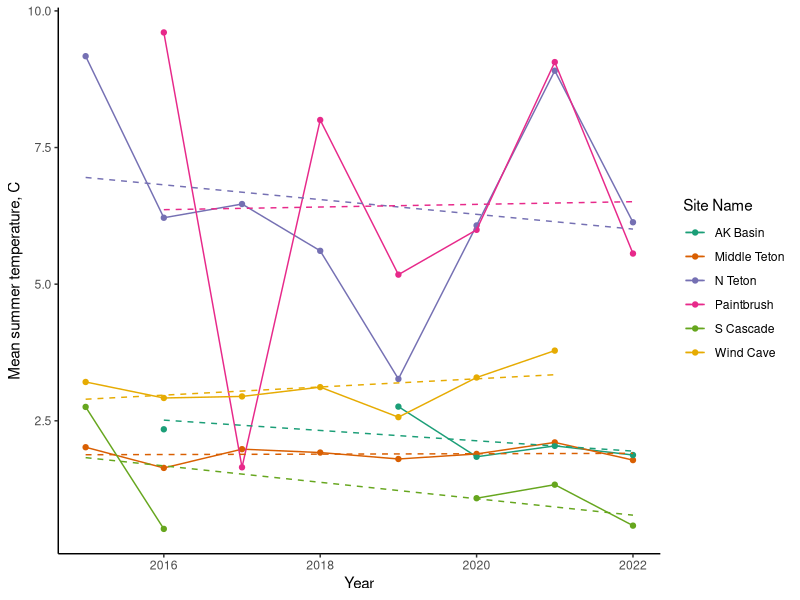
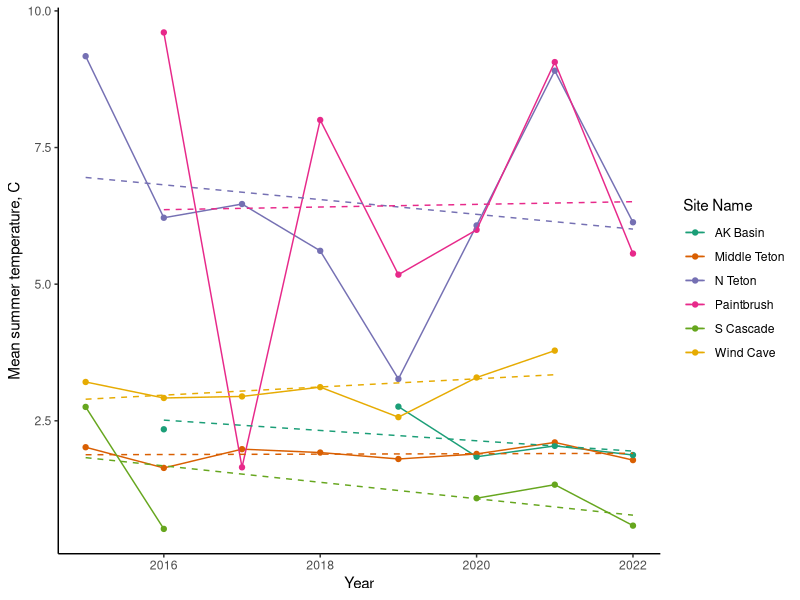
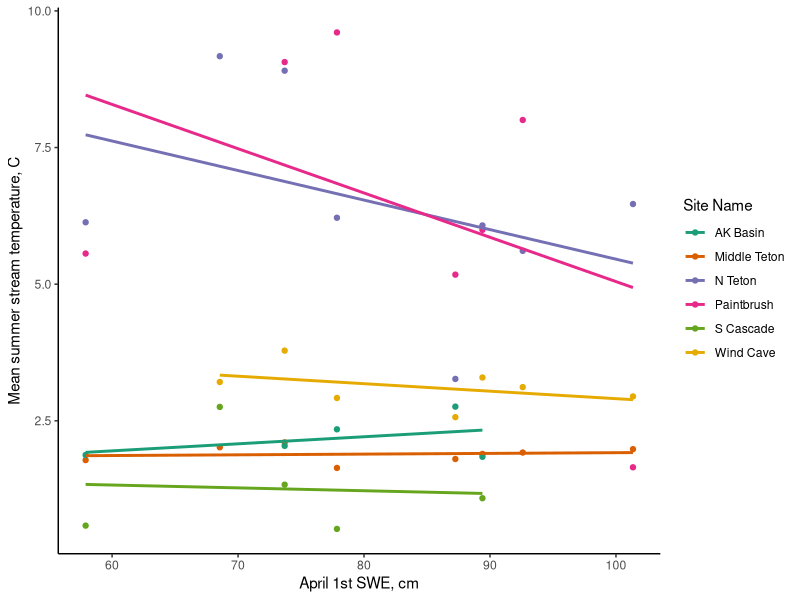
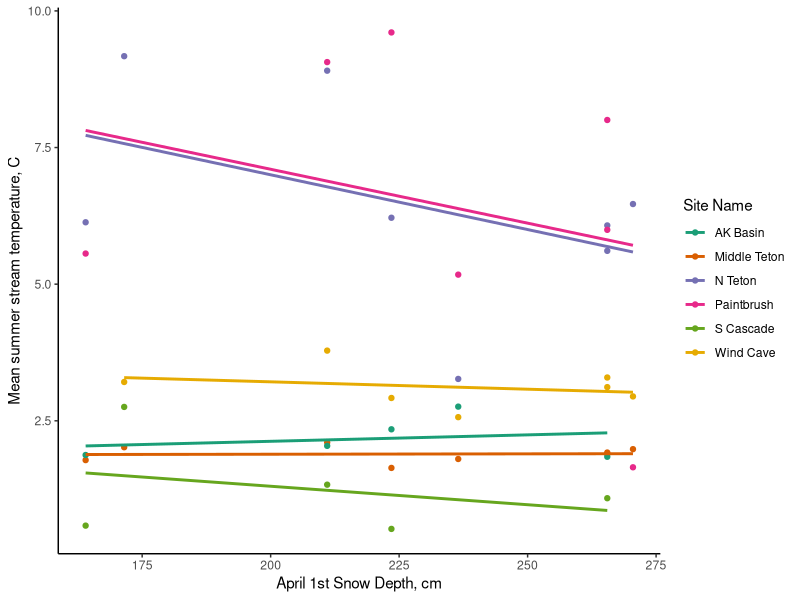
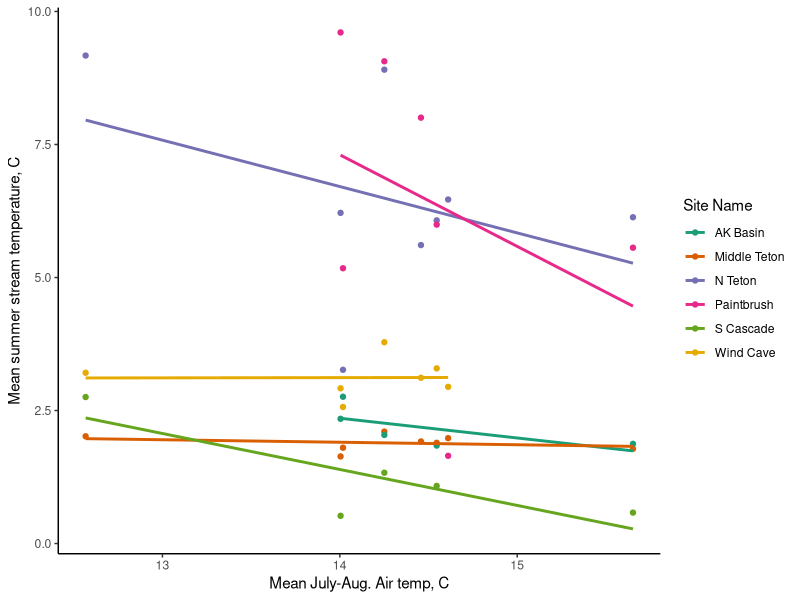
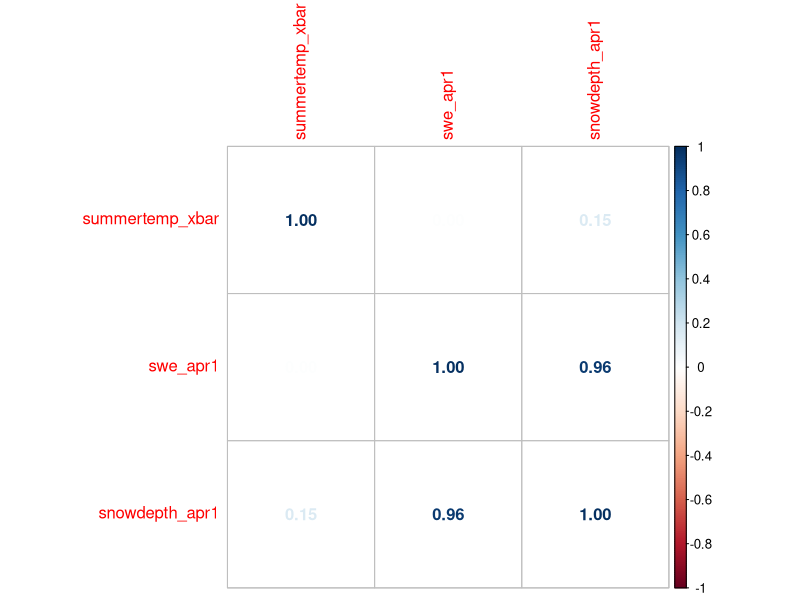
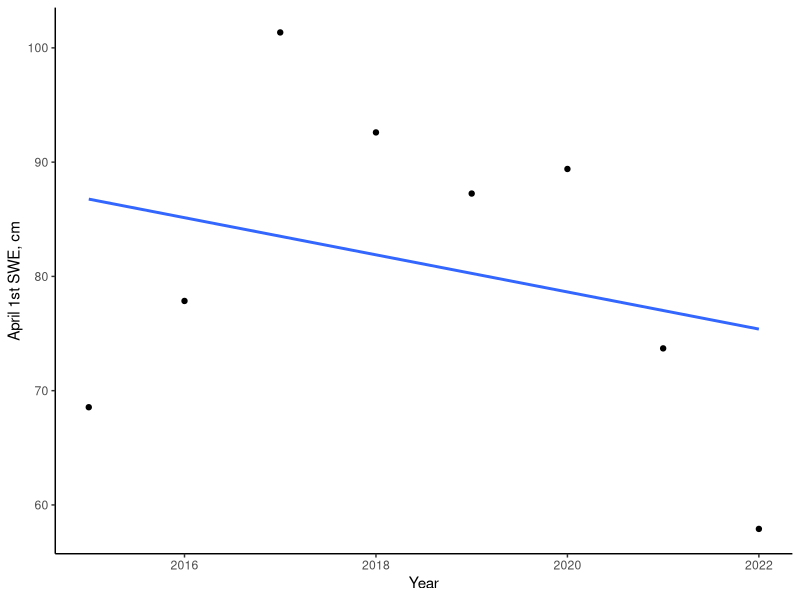
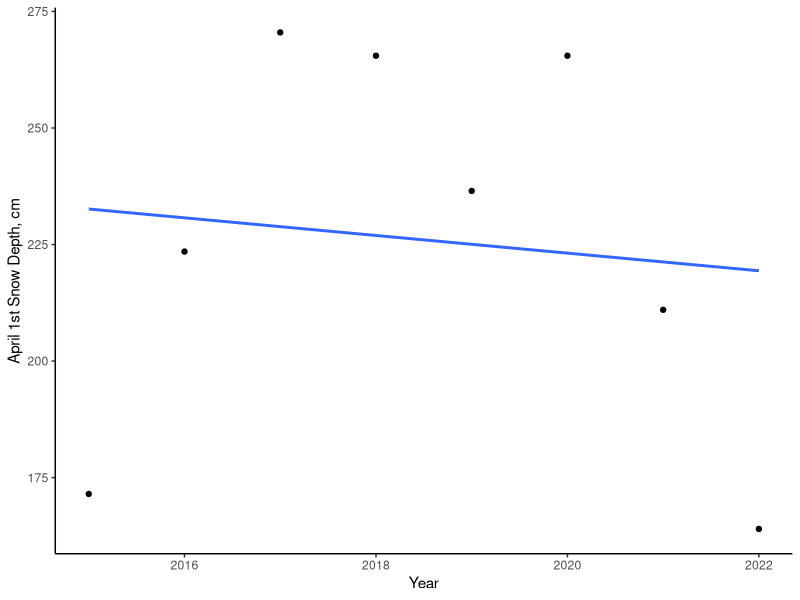

These charts were generated, in order, by the following R code:
## ---- chunk 1
#Loading Packages
library(tidyverse) #For data wrangling
library(lubridate) #For working with dates
library(ggplot2) #Plotting
library(RColorBrewer)
library(patchwork)
library(corrplot)
library(broom)
## ---- chunk 2
ak_basin <- read.csv("Temperature/cleaned_csv/ak_basin_south.csv")
middle_teton <- read.csv("Temperature/cleaned_csv/middle_teton.csv")
n_teton <- read.csv("Temperature/cleaned_csv/n_fork_teton.csv")
paintbrush <- read.csv("Temperature/cleaned_csv/paintbrush.csv")
s_cascade <- read.csv("Temperature/cleaned_csv/s_cascade.csv")
wind_cave <- read.csv("Temperature/cleaned_csv/wind_cave.csv")
## ---- chunk 3
#AK Basin:

ak_basin_pivot <- ak_basin %>%
 select(Date, temp_2015:temp_2022)%>% #remove unnecessary cols
  pivot_longer(!c(Date), names_to = "meas_date", values_to = "ak_basin_temp")%>% #pivot longer - make new columns for year and temp, one row for each date for each year
  mutate(year = substr(meas_date,6, 9), #remove "temp_" at beginning of each year to get year column
         dmy_date = paste(Date, year, sep = "-"), #create intermediate date column with year, month, and day
         date_final = as.Date(dmy_date, format = "%d-%b-%Y") #convert intermediate to new date column with as.Date
         )%>% 
  select(-meas_date, -dmy_date, -Date)#%>% #remove intermediate/redundant date columns
  #filter(!is.na(date_final)) #remove extra rows with no date

#Middle Teton

middle_teton_pivot <- middle_teton %>%
  select(Date, temp_2015:temp_2022)%>% #remove unnecessary cols
  pivot_longer(!c(Date), names_to = "meas_date", values_to = "mid_teton_temp")%>% #pivot longer - make new columns for year and temp, one row for each date for each year
  mutate(year = substr(meas_date,6, 9), #remove "temp_" at beginning of each year to get year column
         dmy_date = paste(Date, year, sep = "-"), #create intermediate date column with year, month, and day
         date_final = as.Date(dmy_date, format = "%d-%b-%Y") #convert intermediate to new date column with as.Date
         )%>% 
  select(-meas_date, -dmy_date, -Date)%>% #remove intermediate/redundant date columns
  filter(!is.na(date_final)) #remove extra rows with no date

# N Teton

n_teton_pivot <- n_teton %>%
  select(Date, temp_2015:temp_2022)%>% #remove unnecessary cols
  pivot_longer(!c(Date), names_to = "meas_date", values_to = "n_teton_temp")%>% #pivot longer - make new columns for year and temp, one row for each date for each year
  mutate(year = substr(meas_date,6, 9), 
         dmy_date = paste(Date, year, sep = "-"), 
         date_final = as.Date(dmy_date, format = "%d-%b-%Y")
         )%>% #remove "temp_" at beginning of each year
  select(-meas_date, -dmy_date, -Date)%>%
  filter(!is.na(date_final)) #remove extra rows with no date

# Paintbrush

paintbrush_pivot <- paintbrush %>%
 select(Date, temp_2015:temp_2022)%>% #remove unnecessary cols
  pivot_longer(!c(Date), names_to = "meas_date", values_to = "paintbrush_temp")%>% #pivot longer - make new columns for year and temp, one row for each date for each year
  mutate(year = substr(meas_date,6, 9), 
         dmy_date = paste(Date, year, sep = "-"), 
         date_final = as.Date(dmy_date, format = "%d-%b-%Y")
         )%>% #remove "temp_" at beginning of each year
  select(-meas_date, -dmy_date, -Date)%>%
  filter(!is.na(date_final)) #remove extra rows with no date

# S cascade:

s_cascade_pivot <- s_cascade  %>%
  select(Date, temp_2015:temp_2022)%>% #remove unnecessary cols
  pivot_longer(!c(Date), names_to = "meas_date", values_to = "s_cascade_temp")%>% #pivot longer - make new columns for year and temp, one row for each date for each year
  mutate(year = substr(meas_date,6, 9), 
         dmy_date = paste(Date, year, sep = "-"), 
         date_final = as.Date(dmy_date, format = "%d-%b-%Y")
         )%>% #remove "temp_" at beginning of each year
  select(-meas_date, -dmy_date, -Date)%>%
  filter(!is.na(date_final)) #remove extra rows with no date

# Wind Cave: 

wind_cave_pivot <- wind_cave %>%
  select(Date, Year, Temp)%>%
  rename(year = Year, windcave_temp = Temp)%>%
  mutate(dmy_date = paste(Date, year, sep = "-"), 
         date_final = as.Date(dmy_date, format = "%d-%b-%Y"), 
         )%>%
  select(-dmy_date, -Date)%>%
  arrange(date_final)

## ---- chunk 4
teton_temps <- merge(middle_teton_pivot, ak_basin_pivot)%>% 
  merge(n_teton_pivot)%>%
  merge(paintbrush_pivot)%>%
  merge(s_cascade_pivot)%>%
  merge(wind_cave_pivot, all.x = T) # Merge all 6 sites; all.x command for final merge keeps all 752 obs for each year. 
## ---- chunk 5
mean_temps <- teton_temps %>%
  mutate(month = month(date_final))%>% #creating month column
  filter(month == 7|month == 8)%>% #filtering for ONLY July and August 
  group_by(year)%>% #group by year
  summarise(
    mid_teton_xbar = mean(mid_teton_temp, na.rm = T), 
    ak_basin_xbar = mean(ak_basin_temp, na.rm = T), 
    n_teton_xbar = mean(n_teton_temp, na.rm = T), 
    paintbrush_xbar = mean(paintbrush_temp, na.rm = T), 
    s_cascade_xbar = mean(s_cascade_temp, na.rm = T), 
    windcave_xbar = mean(windcave_temp, na.rm = T) #calculate average summer temp for each year, removing missing obs.
  )%>%
  pivot_longer(!year, names_to = "site", values_to = "mean_temp")%>% #pivot longer to get one column for site, one for mean temp, one row for each year
  mutate(year = as.numeric(year)) #recode year column as number instead of character
## ---- chunk 6
temp.line <- ggplot(mean_temps, aes(x = year, y = mean_temp, color = site))+
  geom_point()+
  geom_line()+
  geom_smooth(se = F, method = "lm", linetype = "dashed", size = 0.5)+
  theme_classic()+
  labs(x = "Year", y = "Mean summer temperature, C", color = "Site Name")+
  scale_color_manual(values = brewer.pal(6, "Dark2"), labels = c("AK Basin", "Middle Teton", "N Teton", "Paintbrush", "S Cascade", "Wind Cave"))
temp.line
## ---- chunk 7
temps_nested <- mean_temps %>%
  nest(data = -site) #create new nested dataframe with one column for site, one column for data - data entries for each site include year and mean temp. 
## ---- chunk 8
temp_models <- temps_nested %>%
  mutate(model = map(data, ~lm(mean_temp~year, data = .)%>% #run a model of temp~year for each site (referenced by "."); store results in new column called "model"
                     tidy))%>% #tidy function to construct a summary table with model results (seperate tables for each site)
  unnest(model) %>% #unnest model column to get rows for each site, columns for model metrics
  filter(term == "year")  #remove intercept term to just get info on year for each site
temp_models
## ---- chunk 9
temp.line
## ---- chunk 10
snotel <- read.csv("teton_snotel.csv")%>% #read in file
  mutate(date = as.Date(date, format = "%m/%d/%y"), #re-code date column as R date obj
         airtemp_c = as.numeric(airtemp_c), #recode air temperature as numeric
         snowdepth_cm = as.numeric(snowdepth_cm)) 
## ---- chunk 11
snotel_xbars <- snotel %>%
  group_by(date)%>% # group by date
  summarise(swe_xbar  = mean(swe_cm, na.rm = T), 
            snowdepth_xbar = mean(snowdepth_cm, na.rm = T),
            airtemp_xbar = mean(airtemp_c, na.rm = T))%>% #calculate means across both sites for each date
 mutate(year = year(date), 
        month = month(date), 
        day = day(date)) #add columns with year, month, and day
## ---- chunk 12
snow <- snotel_xbars %>%
  filter(month == 4 & day == 1)%>% #filter out observations for april 1st of each year
  select(year, swe_xbar, snowdepth_xbar)%>% #select year, swe, and snow depth measurements; drop other cols
  rename(swe_apr1 = swe_xbar, snowdepth_apr1 = snowdepth_xbar) #rename swe and snowdepth cols 
## ---- chunk 13
air <- snotel_xbars %>%
  filter(month == 7 | month == 8) %>% #filter for just July and August 
  group_by(year) %>% #group by year
  summarise(summertemp_xbar = mean(airtemp_xbar))%>% #calculate mean summer air temp
  select(year, summertemp_xbar) #select year and summer temp for easier merge
## ---- chunk 14
snotel_final <- merge(snow, air) # merge snowpack and air temp info

summer_complete <- merge(mean_temps, snotel_final) #add snowpack and temp info to mean_temps dataframe
## ---- chunk 15
stream.swe <- ggplot(summer_complete, aes(x = swe_apr1, y = mean_temp, color = site))+
  geom_point()+
  geom_smooth(se = F, method = "lm")+
  theme_classic()+
  labs(x = "April 1st SWE, cm", y = "Mean summer stream temperature, C", color = "Site Name")+
  scale_color_manual(values = brewer.pal(6, "Dark2"), labels = c("AK Basin", "Middle Teton", "N Teton", "Paintbrush", "S Cascade", "Wind Cave"))
stream.swe

stream.sd <- ggplot(summer_complete, aes(x = snowdepth_apr1, y = mean_temp, color = site))+
  geom_point()+
  geom_smooth(se = F, method = "lm")+
  theme_classic()+
  labs(x = "April 1st Snow Depth, cm", y = "Mean summer stream temperature, C", color = "Site Name")+
  scale_color_manual(values = brewer.pal(6, "Dark2"), labels = c("AK Basin", "Middle Teton", "N Teton", "Paintbrush", "S Cascade", "Wind Cave"))
stream.sd

stream.air <- ggplot(summer_complete, aes(x = summertemp_xbar, y = mean_temp, color = site))+
  geom_point()+
  geom_smooth(se = F, method = "lm")+
  theme_classic()+
  labs(x = "Mean July-Aug. Air temp, C", y = "Mean summer stream temperature, C", color = "Site Name")+
  scale_color_manual(values = brewer.pal(6, "Dark2"), labels = c("AK Basin", "Middle Teton", "N Teton", "Paintbrush", "S Cascade", "Wind Cave"))
stream.air
## ---- chunk 16
covariates <- summer_complete %>%
  select(summertemp_xbar, swe_apr1, snowdepth_apr1) # New dataframe with just covariates of interest

M <- cor(covariates) #calculate correlation matrix with the "cor" function (stats package)

corrplot(M, method = "number") #plot the correlation matrix with the corrplot package
## ---- chunk 17
summer_nested <- summer_complete %>%
  nest(data = -site) #create new nested dataframe with one column for site, one column for data - data entries for each site include year and mean temp. 
## ---- chunk 18
summer_models <- summer_nested %>%
  mutate(model = map(data, ~lm(mean_temp~swe_apr1+summertemp_xbar, data = .)%>% #run a model of temp~swe and summer temp for each site (referenced by "."); store results in new column called "model"
                     tidy))%>% #tidy function to construct a summary table with model results (seperate tables for each site)
  unnest(model) %>% #unnest model column to get rows for each site, columns for model metrics
  filter(term == "swe_apr1"|term == "summertemp_xbar")  #remove intercept term to just get info on swe and summer temp for each site
summer_models
## ---- chunk 19
swe.time <- ggplot(snotel_final, aes(x = year, y = swe_apr1))+
  geom_point()+
  geom_smooth(se = F, method = "lm")+
  theme_classic()+
  labs(x = "Year", y = "April 1st SWE, cm")
swe.time

sd.time <- ggplot(snotel_final, aes(x = year, y = snowdepth_apr1))+
  geom_point()+
  geom_smooth(se = F, method = "lm")+
  theme_classic()+
  labs(x = "Year", y = "April 1st Snow Depth, cm")
sd.time

air.time <- ggplot(snotel_final, aes(x = year , y = summertemp_xbar))+
  geom_point()+
  geom_smooth(se = F, method = "lm")+
  theme_classic()+
  labs(x = "Year", y = "Mean July-Aug. Air temp, C")
air.time
## ---- chunk 20
swe.lm <- lm(swe_apr1 ~ year, data = snotel_final)
summary(swe.lm)
## ---- chunk 21
sd.lm <- lm(snowdepth_apr1 ~ year, data = snotel_final)
summary(sd.lm)
## ---- chunk 22
air.lm <- lm(summertemp_xbar ~ year, data = snotel_final)
summary(air.lm)
## ---- chunk 23
richness <- read.csv("invert_data/cleaned_csv/invert_richness.csv")%>%
  rename("site" = "Stream", "year" = "Year")%>%
  select(-X)
## ---- chunk 24
temps_rename <- mean_temps %>%
  mutate(site = str_remove(site, "_xbar"))%>%
  mutate(site = ifelse(site == "ak_basin", "s_ak_basin", site))
## ---- chunk 25
temps_richness <- merge(richness, temps_rename, all = T)%>%
  filter(!(site == "paintbrush"|site == "s_teton"), !is.na(richness))
## ---- chunk 26
daily_temps <- read.csv("Temperature/cleaned_full_datasets/temps_daily.csv")
## ---- chunk 27
tasr.sites <- c("cloudveil", "delta", "grizzly", "gusher", "mid_teton", "n_teton", "paintbrush", "s_ak_basin", "s_cascade", "s_teton", "skillet", "windcave") #make list of TASR sites

source <- read.csv("source_info.csv")%>%
  rename(site = stream) #read in source info, rename for merge

tasr_temps <- merge(daily_temps, source)%>% #add source info to temp dataset
  filter(site%in%tasr.sites) #extract all data for TASR sites
## ---- chunk 28
tasr_means <- tasr_temps %>%
  mutate(mo = month(date1), 
         yr = year(date1))%>%
  filter(mo == 7|mo == 8)%>%
  group_by(site, yr, source, full_name)%>%
  summarise(summer_t = mean(temp_xbar, na.rm = T))
## ---- chunk 29
pres.pal <- c("#C26ED6", "#F89225", "#76D96F")

tasr.summer <- ggplot(tasr_means, aes(x = yr, y = summer_t, color = source))+
  geom_point()+
  geom_line()+
  geom_smooth(se = F, method = "lm", linetype = "dashed", size = 0.5)+
  theme_classic()+
  facet_wrap(~full_name, scales = "free_x")+
  scale_color_manual(values = pres.pal, labels = c("Glacier", "Snowmelt", "Icy Seep"))+
  labs(x = "Date", y = "Mean Summer (July-Aug.) Stream Temperature, C", color = "Stream Source")+
  theme(legend.position = "bottom", 
        axis.text.x = element_text(angle = 45, hjust = 1, vjust = 1), 
        axis.title = element_text(size = 11, face = "bold"), 
        axis.text = element_text(size = 8), 
        legend.text = element_text(size = 10), 
        legend.title = element_text(size = 11, face = "bold"), 
        strip.text = element_text(size = 10, face = "bold"))
tasr.summer
## ---- chunk 30
ggsave("pres_figures/tasr_summer.pdf", tasr.summer, width = 12, height = 5, units = "in", device = "pdf", dpi = "retina")
## ---- chunk 31
tasr_nested <- tasr_means %>%
  nest(data = -site) #create new nested dataframe with one column for Stream, one column for data - data entries for each site include year and richness. 
## ---- chunk 32
tasr_models <- tasr_nested %>%
  mutate(model = purrr::map(data, ~lm(summer_t~yr, data = .)%>% #run a model of richness~year for each site (referenced by "."); store results in new column called "model"
                     tidy))%>% #tidy function to construct a summary table with model results (seperate tables for each site)
  unnest(model) %>% #unnest model column to get rows for each site, columns for model metrics
  filter(term == "yr")  #remove intercept term to just get info on year for each site
tasr_models
## ---- chunk 33
air.lm <- lm(summertemp_xbar ~ year, data = snotel_final)
summary(air.lm)
## ---- chunk 34
airtemp <- ggplot(snotel_final, aes(x = year , y = summertemp_xbar, color = summertemp_xbar))+
  geom_point()+
  geom_line()+
  geom_smooth(se = F, method = "lm", linetype = "dashed", color = "DarkGrey", size = 0.5)+
  theme_classic()+
  labs(x = "Year", y = "Mean Summer (July-Aug.) Air temp, C")+
  scale_color_gradient(low = "#D5A5A3FF", high = "#753835FF")+
  theme(legend.position = "none", 
        axis.title = element_text(size = 11, face = "bold"), 
        axis.text = element_text(size = 10)
        )+
  annotate(geom="label", x = 2015.8, y = 15.75, label = "P = 0.03; R Sq. = 0.49", fontface = "bold", size = 4)
airtemp
## ---- chunk 35
ggsave("pres_figures/air_summer.pdf", airtemp, width = 12, height = 5, units = "in", device = "pdf", dpi = "retina")
